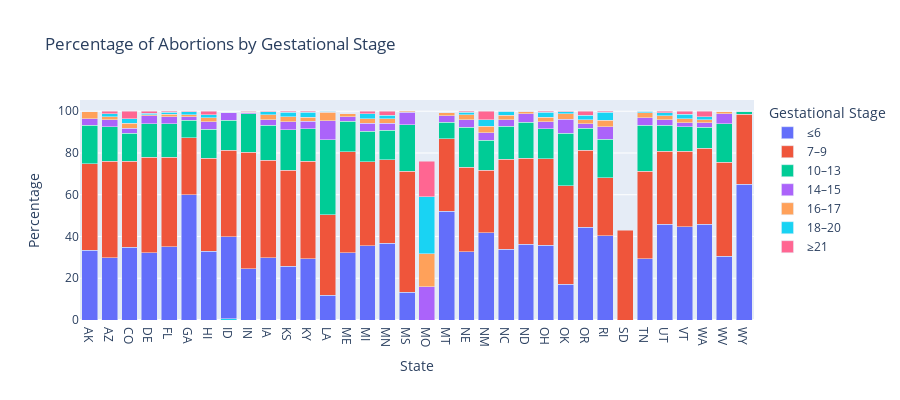

The cell this chart's notebook holds for it:
### Code cell
fig = px.bar(gest_age, 
             x="State", 
             y=['≤6', '7–9','10–13', '14–15', '16–17', '18–20','≥21'],
             title="Percentage of Abortions by Gestational Stage",
             labels={"value": "Percentage", "variable": "Gestational Stage"},
             height=400)

fig.update_layout(barmode="stack", xaxis_title="State", yaxis_title="Percentage")
fig.show()

### Figure 1 — Plotly figure (JSON) as saved in the notebook; plotly's stock layout.template omitted (floating-point values rounded to 4 significant figures)
{"data": [{"hovertemplate": "Gestational Stage=≤6<br>State=%{x}<br>Percentage=%{y}<extra></extra>", "legendgroup": "≤6", "marker": {"color": "#636efa", "pattern": {"shape": ""}}, "name": "≤6", "orientation": "v", "showlegend": true, "textposition": "auto", "type": "bar", "x": ["AK", "AZ", "CO", "DE", "FL", "GA", "HI", "ID", "IN", "IA", "KS", "KY", "LA", "ME", "MI", "MN", "MS", "MO", "MT", "NE", "NM", "NC", "ND", "OH", "OK", "OR", "RI", "SD", "TN", "UT", "VT", "WA", "WV", "WY"], "xaxis": "x", "y": [33.4, 29.9, 34.8, 32.3, 35.1, 60.0, 33.0, 39.9, 24.5, 29.8, 25.7, 29.3, 11.9, 32.2, 35.5, 36.7, 13.3, NaN, 52.0, 32.7, 41.9, 33.8, 36.3, 35.9, 17.2, 44.5, 40.4, NaN, 29.3, 45.9, 44.7, 45.8, 30.5, 64.9], "yaxis": "y"}, {"hovertemplate": "Gestational Stage=7–9<br>State=%{x}<br>Percentage=%{y}<extra></extra>", "legendgroup": "7–9", "marker": {"color": "#EF553B", "pattern": {"shape": ""}}, "name": "7–9", "orientation": "v", "showlegend": true, "textposition": "auto", "type": "bar", "x": ["AK", "AZ", "CO", "DE", "FL", "GA", "HI", "ID", "IN", "IA", "KS", "KY", "LA", "ME", "MI", "MN", "MS", "MO", "MT", "NE", "NM", "NC", "ND", "OH", "OK", "OR", "RI", "SD", "TN", "UT", "VT", "WA", "WV", "WY"], "xaxis": "x", "y": [41.5, 46.2, 41.2, 45.6, 42.9, 27.3, 44.4, 41.4, 55.9, 46.6, 46.1, 46.7, 38.5, 48.4, 40.4, 40.0, 58.0, 10.2, 34.8, 40.5, 29.9, 43.3, 41.1, 41.3, 47.0, 36.8, 27.8, 43.1, 42.0, 34.9, 36.1, 36.5, 45.1, 33.6], "yaxis": "y"}, {"hovertemplate": "Gestational Stage=10–13<br>State=%{x}<br>Percentage=%{y}<extra></extra>", "legendgroup": "10–13", "marker": {"color": "#00cc96", "pattern": {"shape": ""}}, "name": "10–13", "orientation": "v", "showlegend": true, "textposition": "auto", "type": "bar", "x": ["AK", "AZ", "CO", "DE", "FL", "GA", "HI", "ID", "IN", "IA", "KS", "KY", "LA", "ME", "MI", "MN", "MS", "MO", "MT", "NE", "NM", "NC", "ND", "OH", "OK", "OR", "RI", "SD", "TN", "UT", "VT", "WA", "WV", "WY"], "xaxis": "x", "y": [18.4, 16.4, 13.5, 16.1, 16.1, 8.4, 13.9, 14.3, 18.5, 16.8, 19.3, 15.6, 36.0, 14.6, 14.6, 14.1, 22.3, NaN, 7.9, 19.1, 14.4, 15.6, 17.2, 14.3, 25.2, 10.5, 18.4, NaN, 22.0, 12.5, 11.7, 9.9, 18.3, 1.5], "yaxis": "y"}, {"hovertemplate": "Gestational Stage=14–15<br>State=%{x}<br>Percentage=%{y}<extra></extra>", "legendgroup": "14–15", "marker": {"color": "#ab63fa", "pattern": {"shape": ""}}, "name": "14–15", "orientation": "v", "showlegend": true, "textposition": "auto", "type": "bar", "x": ["AK", "AZ", "CO", "DE", "FL", "GA", "HI", "ID", "IN", "IA", "KS", "KY", "LA", "ME", "MI", "MN", "MS", "MO", "MT", "NE", "NM", "NC", "ND", "OH", "OK", "OR", "RI", "SD", "TN", "UT", "VT", "WA", "WV", "WY"], "xaxis": "x", "y": [3.1, 3.3, 2.4, 3.8, 3.3, 1.6, 3.7, 3.7, 0.3, 2.8, 3.9, 3.7, 9.1, 2.1, 3.8, 3.4, 6.0, 15.9, 3.1, 3.6, 3.5, 3.1, 4.2, 3.5, 6.7, 2.3, 5.9, NaN, 3.6, 2.6, 1.9, 2.3, 4.8, 0.0], "yaxis": "y"}, {"hovertemplate": "Gestational Stage=16–17<br>State=%{x}<br>Percentage=%{y}<extra></extra>", "legendgroup": "16–17", "marker": {"color": "#FFA15A", "pattern": {"shape": ""}}, "name": "16–17", "orientation": "v", "showlegend": true, "textposition": "auto", "type": "bar", "x": ["AK", "AZ", "CO", "DE", "FL", "GA", "HI", "ID", "IN", "IA", "KS", "KY", "LA", "ME", "MI", "MN", "MS", "MO", "MT", "NE", "NM", "NC", "ND", "OH", "OK", "OR", "RI", "SD", "TN", "UT", "VT", "WA", "WV", "WY"], "xaxis": "x", "y": [3.4, 1.6, 2.4, 0.5, 1.1, 1.1, 1.9, NaN, 0.2, 2.2, 2.3, 1.9, 3.9, 1.6, 2.2, 2.3, 0.3, 15.9, 1.4, 2.4, 3.2, 2.3, 1.1, 2.2, 2.7, 1.8, 3.2, NaN, 2.3, 2.0, 2.1, 1.3, 1.1, 0.0], "yaxis": "y"}, {"hovertemplate": "Gestational Stage=18–20<br>State=%{x}<br>Percentage=%{y}<extra></extra>", "legendgroup": "18–20", "marker": {"color": "#19d3f3", "pattern": {"shape": ""}}, "name": "18–20", "orientation": "v", "showlegend": true, "textposition": "auto", "type": "bar", "x": ["AK", "AZ", "CO", "DE", "FL", "GA", "HI", "ID", "IN", "IA", "KS", "KY", "LA", "ME", "MI", "MN", "MS", "MO", "MT", "NE", "NM", "NC", "ND", "OH", "OK", "OR", "RI", "SD", "TN", "UT", "VT", "WA", "WV", "WY"], "xaxis": "x", "y": [NaN, 1.5, 2.2, 0.7, 0.9, 1.3, 1.4, 0.5, 0.3, 1.6, 2.2, 2.3, 0.5, NaN, 2.2, 1.6, NaN, 27.3, NaN, 1.2, 3.0, 1.9, 0.0, 2.2, 0.9, 2.1, 3.8, 0.0, 0.7, 1.3, 2.1, 1.6, NaN, 0.0], "yaxis": "y"}, {"hovertemplate": "Gestational Stage=≥21<br>State=%{x}<br>Percentage=%{y}<extra></extra>", "legendgroup": "≥21", "marker": {"color": "#FF6692", "pattern": {"shape": ""}}, "name": "≥21", "orientation": "v", "showlegend": true, "textposition": "auto", "type": "bar", "x": ["AK", "AZ", "CO", "DE", "FL", "GA", "HI", "ID", "IN", "IA", "KS", "KY", "LA", "ME", "MI", "MN", "MS", "MO", "MT", "NE", "NM", "NC", "ND", "OH", "OK", "OR", "RI", "SD", "TN", "UT", "VT", "WA", "WV", "WY"], "xaxis": "x", "y": [NaN, 1.0, 3.5, 1.0, 0.7, 0.3, 1.7, NaN, 0.3, 0.3, 0.4, 0.4, 0.0, NaN, 1.4, 1.9, NaN, 17.0, NaN, 0.5, 4.1, 0.0, 0.0, 0.6, 0.3, 2.0, 0.6, 0.0, 0.1, 0.8, 1.4, 2.6, NaN, 0.0], "yaxis": "y"}], "layout": {"barmode": "stack", "height": 400, "legend": {"title": {"text": "Gestational Stage"}, "tracegroupgap": 0}, "title": {"text": "Percentage of Abortions by Gestational Stage"}, "xaxis": {"anchor": "y", "domain": [0, 1], "title": {"text": "State"}}, "yaxis": {"anchor": "x", "domain": [0, 1], "title": {"text": "Percentage"}}}}
